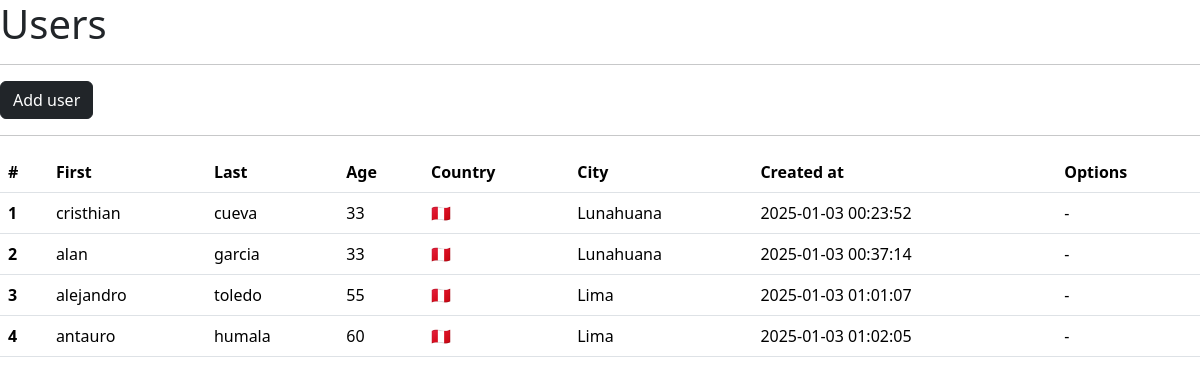
/users/, run on the app's committed database.
### main.py (models this page shows, shortened)
class User(db.Model):
    __tablename__ = "users"
    id = db.Column(db.Integer, primary_key=True, autoincrement=True)
    first_name = db.Column(db.String(150))
    last_name = db.Column(db.String(150))
    age = db.Column(db.Integer)
    country = db.Column(db.String(10))
    city = db.Column(db.String(150))
    created_at = db.Column(db.DateTime(timezone=True), server_default=func.now())

### main.py (the view)
@app.route("/users/")
def users():
    data = User.query.all()
    return render_template("users.html", items=data)

### templates/users.html (shortened to what this page needs)
<!doctype html>
<html lang="en">
  <head>
    <link href="https://cdn.jsdelivr.net/npm/bootstrap@5.3.3/dist/css/bootstrap.min.css" rel="stylesheet">
  </head>
  <body>
    <h1>Users</h1>
    <hr>
    <a href="{{ url_for('users_add') }}" class="btn btn-dark">Add user</a>
    <hr>
    <table class="table">
        <thead>
          <tr>
            <th scope="col">#</th>
            <th scope="col">First</th>
            <th scope="col">Last</th>
            <th scope="col">Age</th>
            <th scope="col">Country</th>
            <th scope="col">City</th>
            <th scope="col">Created at</th>
            <th scope="col">Options</th>
          </tr>
        </thead>
        <tbody>
          {% for item in items %}
          <tr>
            <th scope="row">{{ item.id }}</th>
            <td>{{ item.first_name }}</td>
            <td>{{ item.last_name }}</td>
            <td>{{ item.age }}</td>
            {% if item.country == "PE" %}
              <td>🇵🇪</td>
              {% else %}
              <td>{{ item.country }}</td>
            {% endif %}
            <td>{{ item.city }}</td>
            <td>{{ item.created_at.strftime('%Y-%m-%d %H:%M:%S') }}</td>
            <td>-</td>
          </tr>
          {% endfor %}
        </tbody>
      </table>
  </body>
</html>

### data on the page
User: id "1", first_name "cristhian", last_name "cueva", age "33", city "Lunahuana", created_at "2025-01-03 00:23:52"
User: id "2", first_name "alan", last_name "garcia", age "33", city "Lunahuana", created_at "2025-01-03 00:37:14"
User: id "3", first_name "alejandro", last_name "toledo", age "55", city "Lima", created_at "2025-01-03 01:01:07"
User: id "4", first_name "antauro", last_name "humala", age "60", city "Lima", created_at "2025-01-03 01:02:05"
